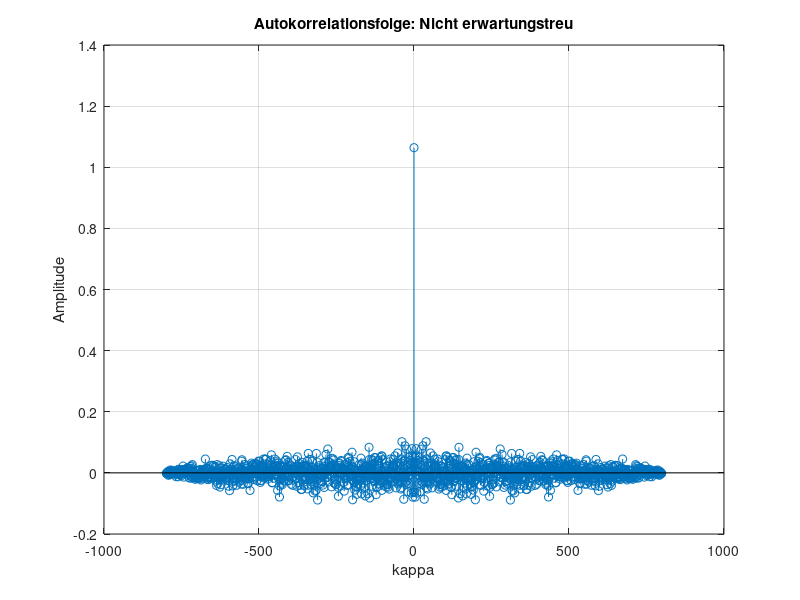
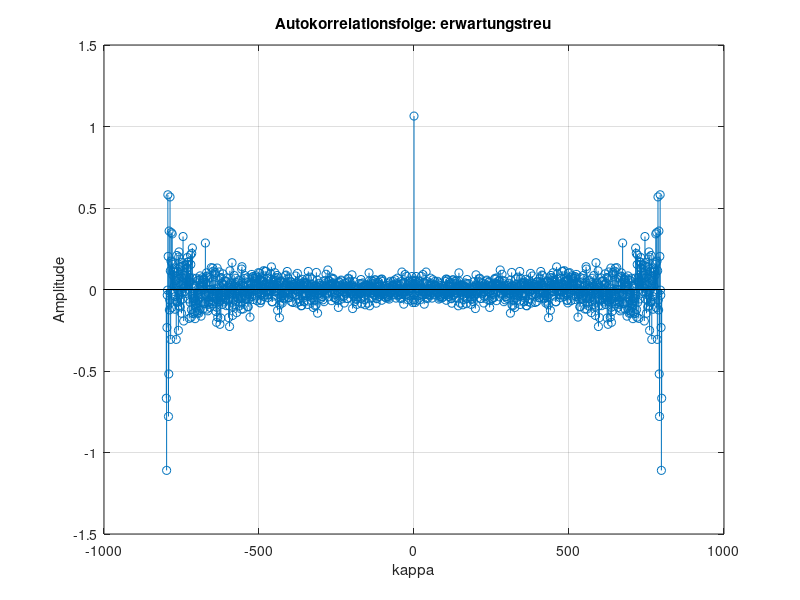
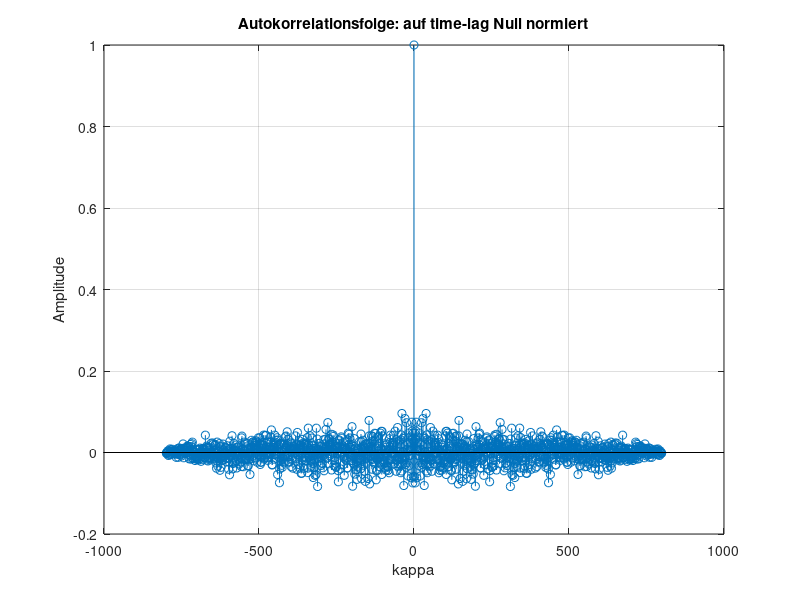

Write the MATLAB code that produced these figures, in order. (Note: this script raises an error after producing the figures.)
% ##############################################################################
% ##  Loesung:  Korrelationsfolgen                                            ##
% ##  ----------------------------------------------------------------------  ##
% ##  Benoetigte(s) m-File(s):  ldtft.m                                       ##
% ##############################################################################

% #####  Teilaufgabe a:  weisse Rauschfolge  #####
n = randn(800,1);
kappa = -799:799;
s_biased   = xcorr(n,'biased').';
s_unbiased = xcorr(n,'unbiased').';
s_coeff    = xcorr(n,'coeff').';

% # grafische Ausgabe # %
% Autokorrelationsfolge: Nicht erwartungstreu
figure; 
stem(kappa,s_biased);   
grid; 
xlabel('kappa'); 
ylabel('Amplitude'); 
title('Autokorrelationsfolge: Nicht erwartungstreu');

% Autokorrelationsfolge: erwartungstreu
figure; 
stem(kappa,s_unbiased); 
grid; 
xlabel('kappa'); 
ylabel('Amplitude'); 
title('Autokorrelationsfolge: erwartungstreu');

% Autokorrelationsfolge: auf time-lag Null normiert
figure; 
stem(kappa,s_coeff);    
grid; 
xlabel('kappa'); 
ylabel('Amplitude'); 
title('Autokorrelationsfolge: auf time-lag Null normiert');

% #####  Teilaufgabe b:  Leistungsdichtespektrum  #####
n = randn(200,1);
s = xcorr(n,'biased');
[S W] = ldtft(s,512);

% # grafische Ausgabe # %
figure; 
semilogy(W/pi, abs(S) ); % normierte Frequenz
grid; 
xlabel('Omega/pi'); 
ylabel('|S_xx(exp(j*Omega))|'); 
title('Leistungsdichtespektrum');
% #####  EOF  #####
